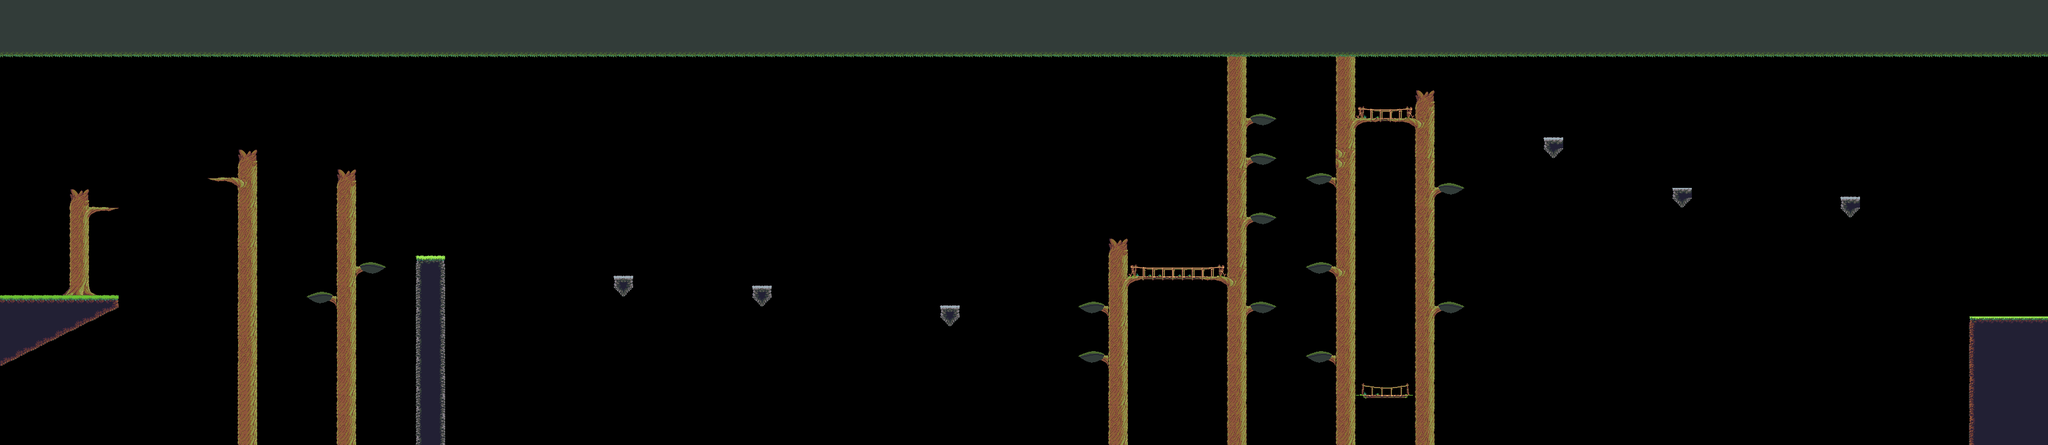

Rendered tile map (Tiled .tmx) drawn with the repository's tilesets; below, a short description and the map source with its tile grids summarised:
An orthogonal 207x45 tile map with 16x16 px tiles, 4 tile layers (Tile Layer 4, Tile Layer 3, Tile Layer 2, Tile Layer 1) and 27 objects (22x plat, 2x vine).

<map version="1.0" orientation="orthogonal" renderorder="right-down" width="207" height="45" tilewidth="16" tileheight="16" nextobjectid="146">
 <tileset firstgid="1" name="Jungle_terrainwater" tilewidth="16" tileheight="16" spacing="2" margin="1" tilecount="420" columns="28">
  <image source="tilesets/Jungle_terrainwater.png" width="504" height="270" />
 </tileset>
 <layer name="Tile Layer 4" width="207" height="45">
  <data>[9315 cells, 305 non-empty, 86 distinct tile ids]</data>
 </layer>
 <layer name="Tile Layer 3" width="207" height="45">
  <data>[9315 cells, 566 non-empty, 72 distinct tile ids]</data>
 </layer>
 <layer name="Tile Layer 2" width="207" height="45">
  <data>[9315 cells, 60 non-empty, 21 distinct tile ids]</data>
 </layer>
 <layer name="Tile Layer 1" width="207" height="45">
  <data>[9315 cells, 1242 non-empty, 2 distinct tile ids]</data>
 </layer>
 <objectgroup name="Collisions">
  <object id="102" name="plat" x="496" y="480">
   <polyline points="0,0 48,0" />
  </object>
  <object id="103" name="plat" x="576" y="432">
   <polyline points="0,0 48,0" />
  </object>
  <object id="104" x="0" y="480" width="192" height="16" />
  <object id="105" x="672" y="416" width="48" height="322.667" />
  <object id="107" name="plat" x="992" y="448">
   <polyline points="0,0 32,0" />
  </object>
  <object id="108" name="plat" x="1216" y="464">
   <polyline points="0,0 32,0" />
  </object>
  <object id="109" name="plat" x="1520" y="496">
   <polyline points="0,0 32,0" />
  </object>
  <object id="128" name="plat" x="2320" y="496">
   <polyline points="0,0 48,0" />
  </object>
  <object id="129" name="plat" x="2320" y="304">
   <polyline points="0,0 48,0" />
  </object>
  <object id="130" name="plat" x="2114.31" y="287.633">
   <polyline points="0,0 48,0" />
  </object>
  <object id="131" name="plat" x="1744" y="496">
   <polyline points="0,0 48,0" />
  </object>
  <object id="132" name="plat" x="2112" y="432">
   <polyline points="0,0 48,0" />
  </object>
  <object id="133" name="plat" x="2016" y="352">
   <polyline points="0,0 48,0" />
  </object>
  <object id="134" name="plat" x="2016" y="192">
   <polyline points="0,0 48,0" />
  </object>
  <object id="135" name="plat" x="1744" y="576">
   <polyline points="0,0 48,0" />
  </object>
  <object id="136" name="plat" x="1824" y="448">
   <polyline points="0,0 160,0" />
  </object>
  <object id="137" name="plat" x="2192" y="192">
   <polyline points="0,0 96,0" />
  </object>
  <object id="138" name="plat" x="2496" y="224">
   <polyline points="0,0 32,0" />
  </object>
  <object id="139" name="plat" x="2704" y="304">
   <polyline points="0,0 32,0" />
  </object>
  <object id="140" name="plat" x="2976" y="320">
   <polyline points="0,0 32,0" />
  </object>
  <object id="141" name="plat" x="2019.91" y="255.042">
   <polyline points="0,0 41.2585,0" />
  </object>
  <object id="142" x="3184" y="512" width="192" height="237.333" />
  <object id="143" name="plat" x="2016" y="496">
   <polyline points="0,0 48,0" />
  </object>
  <object id="144" name="plat" x="2112" y="576">
   <polyline points="0,0 48,0" />
  </object>
  <object id="145" name="plat" x="2192" y="640">
   <polyline points="0,0 97,0" />
  </object>
 </objectgroup>
 <objectgroup name="Entities">
  <object id="101" name="vine" x="336" y="288">
   <polyline points="0,0 0,112" />
  </object>
  <object id="106" name="vine" x="192" y="336">
   <polyline points="0,0 0,80" />
  </object>
 </objectgroup>
</map>
